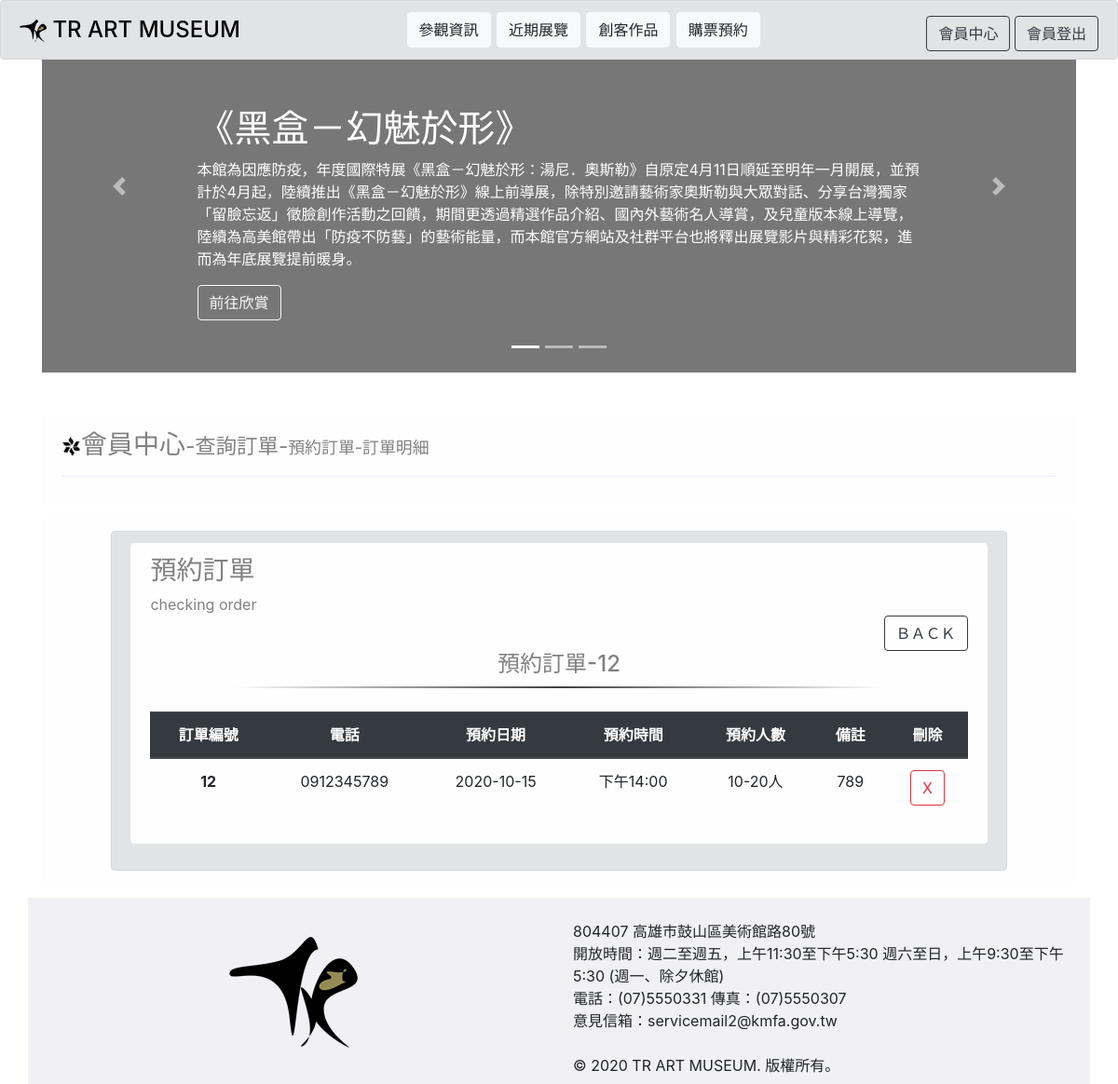
/lookreservation.php?rid=12 (signed in), run on the app's committed database.
### tables this page shows
CREATE TABLE `reservation` (
  `rid` int(11) NOT NULL,
  `mid` varchar(200) NOT NULL,
  `name` varchar(200) NOT NULL,
  `phone` varchar(200) NOT NULL,
  `datet` varchar(200) NOT NULL,
  `timet` varchar(200) NOT NULL,
  `peo` varchar(200) NOT NULL,
  `restatus` varchar(200) NOT NULL,
  `remarks` varchar(200) NOT NULL
);

### lookreservation.php (the view, shortened to what this page needs)
<?php
  $userid =$_GET["userid"];
  $rid = $_GET["rid"];
  $user_type = $_SESSION["user_type"];
?>
<!doctype html>
<html lang="en">
  <head>
    <link rel="stylesheet" href="https://stackpath.bootstrapcdn.com/bootstrap/4.5.2/css/bootstrap.min.css">
  </head>
  <body>
<?php require "includes/menu.php";?>
<div class="container" style="margin:0px auto">
   <?php require "includes/exhibition.php";?>
    <br>
<br>
<?php
if ($user_type==NULL) {
?>
  <div class="alert alert-light" role="alert">
    <tr><td><h3><img src="pc/Sign5.png">會員中心</h3></td></tr>
    <hr>
  </div>
<div class="alert alert-light" role="alert" style="width: 100%">
  <div class="alert alert-secondary" role="alert" style="width:60%;margin:0 auto;">
<table align="center" width="50%">
  <tr><td>
    <form method=POST action=loginin.php>
      <div class="form-group">
        <label for="exampleInputEmail1">會員帳號</label>
        <?php
        echo "
        <input type='email' class='form-control' id='exampleInputEmail1' aria-describedby='emailHelp' value='$userid' name='userid'>
        ";
        ?>
        <small id="emailHelp" class="form-text text-muted">We'll never share your email with anyone else.</small>
      </div>
      <div class="form-group">
        <label for="exampleInputPassword1">密碼</label>
        <input type="password" class="form-control" id="exampleInputPassword1" name="pass">
      </div>
      <div class="form-group form-check">
        <input type="checkbox" class="form-check-input" id="exampleCheck1">
        <label class="form-check-label" for="exampleCheck1">Check me out</label>
      </div>
      <P align="center"><button type="submit" class="btn btn-dark" >登入</button></P>
      <P align="center"><a href="page005-1.php"  class="btn btn-link">尚未註冊?</a></P>
    </form>
  </td></tr>
</table>
</div>
</div>
<?php } else{  ?>
<div class="alert alert-light" role="alert">
    <tr><td><h3><img src="pc/Sign5.png">會員中心<small>-查詢訂單-<small>預約訂單-訂單明細</small></small></h3></td></tr>
    <hr>
  </div>
<div class="alert alert-light" role="alert" style="width: 100%">
  <div class="alert alert-secondary" role="alert" style="width:90%;margin:0 auto;">
    <div class="alert alert-light" role="alert">
            <h3>預約訂單</h3>checking order
            <div align="right">
               <a href="page005-2-2-2.php"><button type="button" class="btn btn-outline-dark">ＢＡＣＫ</button></a>
            </div>
            <div  role="alert" align="center">
                <h4  class="alert-heading">預約訂單-<?php echo "$rid"; ?></h4>
                <table align="center" width="100%">
                  <tr>
                    <td colspan="2">
                      <hr style="width:80%;margin:0 auto;border: 0;height: 2px;background-image: linear-gradient(to right, rgba(0, 0, 0, 0), rgba(0, 0, 0, 0.75), rgba(0, 0, 0, 0))";>
                      <br>
                    </td>
                  </tr>
                  <tr align="center">
<?php
       require "includes/db.php";
    $sql = "SELECT * FROM reservation WHERE rid='$rid'";
    $result = $conn->query($sql);
    if ($result->num_rows > 0) {
            echo "    <table class='table'>";
            echo "        <thead class='thead-dark'>";
            echo "            <tr align='center'>";
            echo "                <th scope='col'>訂單編號</th>";
            echo "                <th scope='col'>電話</th>";
            echo "                <th scope='col'>預約日期</th>";
            echo "                <th scope='col'>預約時間</th>";
            echo "                <th scope='col'>預約人數</th>";
            echo "                <th scope='col'>備註</th>";
            echo "                <th scope='col'>刪除</th>";
            echo "            </tr>";
            echo "        </thead>";
            echo "        <tbody>";
        while($row = $result->fetch_assoc()) {
            $rid = $row["rid"];
            $phone = $row["phone"];
            $datet = $row["datet"];
            $timet = $row["timet"];
            $peo = $row["peo"];
            $remarks = $row["remarks"];
            $restatus = $row["restatus"];
            if($restatus==3){
            echo "            <tr align='center'>";
            echo "                <th scope='row' colspan='6'>預約導覽名額已額滿，請您再次預約</th>";
            echo "                <td><a href='deletereservation.php?rid=$rid'> <button type='button' class='btn btn-outline-danger'>X</button></a></td>";
            echo "            </tr>";
            } else {
                echo "            <tr align='center'>";
                echo "                <th scope='row'>$rid</th>";
                echo "                <td>$phone</td>";
                echo "                <td>$datet</td>";
                echo "                <td>$timet</td>";
                echo "                <td>$peo</td>";
                echo "                <td>$remarks</td>";
                echo "                <td><a href='deletereservation.php?rid=$rid'> <button type='button' class='btn btn-outline-danger'>X</button></a></td>";
                echo "            </tr>";
            }
        }
        echo "        </tbody>";
        echo "    </font></table>";
    }
?>
</tr>
                </table>
            </div>
          </div>
</div>
</div>
<?php } ?>
 <?php require "includes/footer.php";?>
</div>
</body>
</html>

### data on the page
reservation: rid "12", phone "0912345789", datet "2020-10-15", timet "下午14:00", peo "10-20人", remarks "789"

### other printed values
$rid "12"
